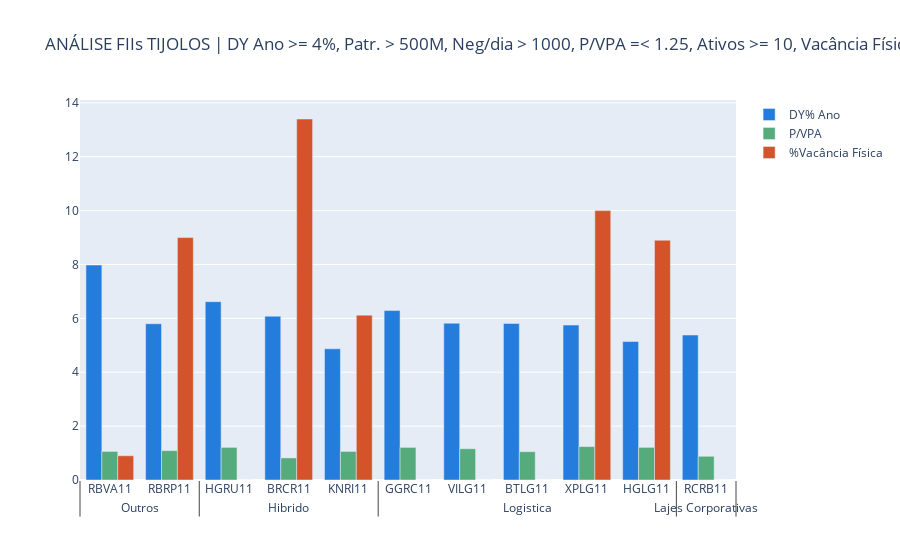

Notebook code cell kept with this figure:
### Code cell
# BAR CHARTS - YOU SHOULD TO COMMENT ONE TO GET ANOTHER
# bar chart 1 - brick funds
x0 = [rsf_brick['setor'], rsf_brick['codigo']]
trace00 = go.Bar(x=x0, y=rsf_brick['dy12macum%'],
                 name='DY% Ano', marker_color='rgb(36, 124, 220)')
trace01 = go.Bar(x=x0, y=rsf_brick['p/vpaN'],
                 name='P/VPA', marker_color='rgb(85, 171, 124)')
trace02 = go.Bar(x=x0, y=rsf_brick['vacfisica%'],
                 name='%Vacância Física', marker_color='rgb(213, 83, 43)')
data0 = [trace00, trace01, trace02]
fig0 = go.Figure(data0)
fig0.update_layout(title='ANÁLISE FIIs TIJOLOS | DY Ano >= 4%, Patr. > 500M, \
Neg/dia > 1000, P/VPA =< 1.25, Ativos >= 10, Vacância Física < 15%')
fig0.show()
py.plot(fig0)
#

### Figure 1 — Plotly figure (JSON) as saved in the notebook; plotly's stock layout.template omitted (floating-point values rounded to 4 significant figures)
{"data": [{"marker": {"color": "rgb(36, 124, 220)"}, "name": "DY% Ano", "type": "bar", "x": [["Outros", "Hibrido", "Logistica", "Hibrido", "Logistica", "Logistica", "Outros", "Logistica", "Lajes Corporativas", "Logistica", "Hibrido"], ["RBVA11", "HGRU11", "GGRC11", "BRCR11", "VILG11", "BTLG11", "RBRP11", "XPLG11", "RCRB11", "HGLG11", "KNRI11"]], "y": [7.98, 6.62, 6.29, 6.08, 5.82, 5.81, 5.8, 5.75, 5.38, 5.14, 4.87]}, {"marker": {"color": "rgb(85, 171, 124)"}, "name": "P/VPA", "type": "bar", "x": [["Outros", "Hibrido", "Logistica", "Hibrido", "Logistica", "Logistica", "Outros", "Logistica", "Lajes Corporativas", "Logistica", "Hibrido"], ["RBVA11", "HGRU11", "GGRC11", "BRCR11", "VILG11", "BTLG11", "RBRP11", "XPLG11", "RCRB11", "HGLG11", "KNRI11"]], "y": [1.06, 1.21, 1.21, 0.82, 1.16, 1.05, 1.09, 1.24, 0.88, 1.21, 1.06]}, {"marker": {"color": "rgb(213, 83, 43)"}, "name": "%Vacância Física", "type": "bar", "x": [["Outros", "Hibrido", "Logistica", "Hibrido", "Logistica", "Logistica", "Outros", "Logistica", "Lajes Corporativas", "Logistica", "Hibrido"], ["RBVA11", "HGRU11", "GGRC11", "BRCR11", "VILG11", "BTLG11", "RBRP11", "XPLG11", "RCRB11", "HGLG11", "KNRI11"]], "y": [0.9, 0, 0, 13.4, 0, 0, 9, 10, 0, 8.9, 6.12]}], "layout": {"title": {"text": "ANÁLISE FIIs TIJOLOS | DY Ano >= 4%, Patr. > 500M, Neg/dia > 1000, P/VPA =< 1.25, Ativos >= 10, Vacância Física < 15%"}}}
